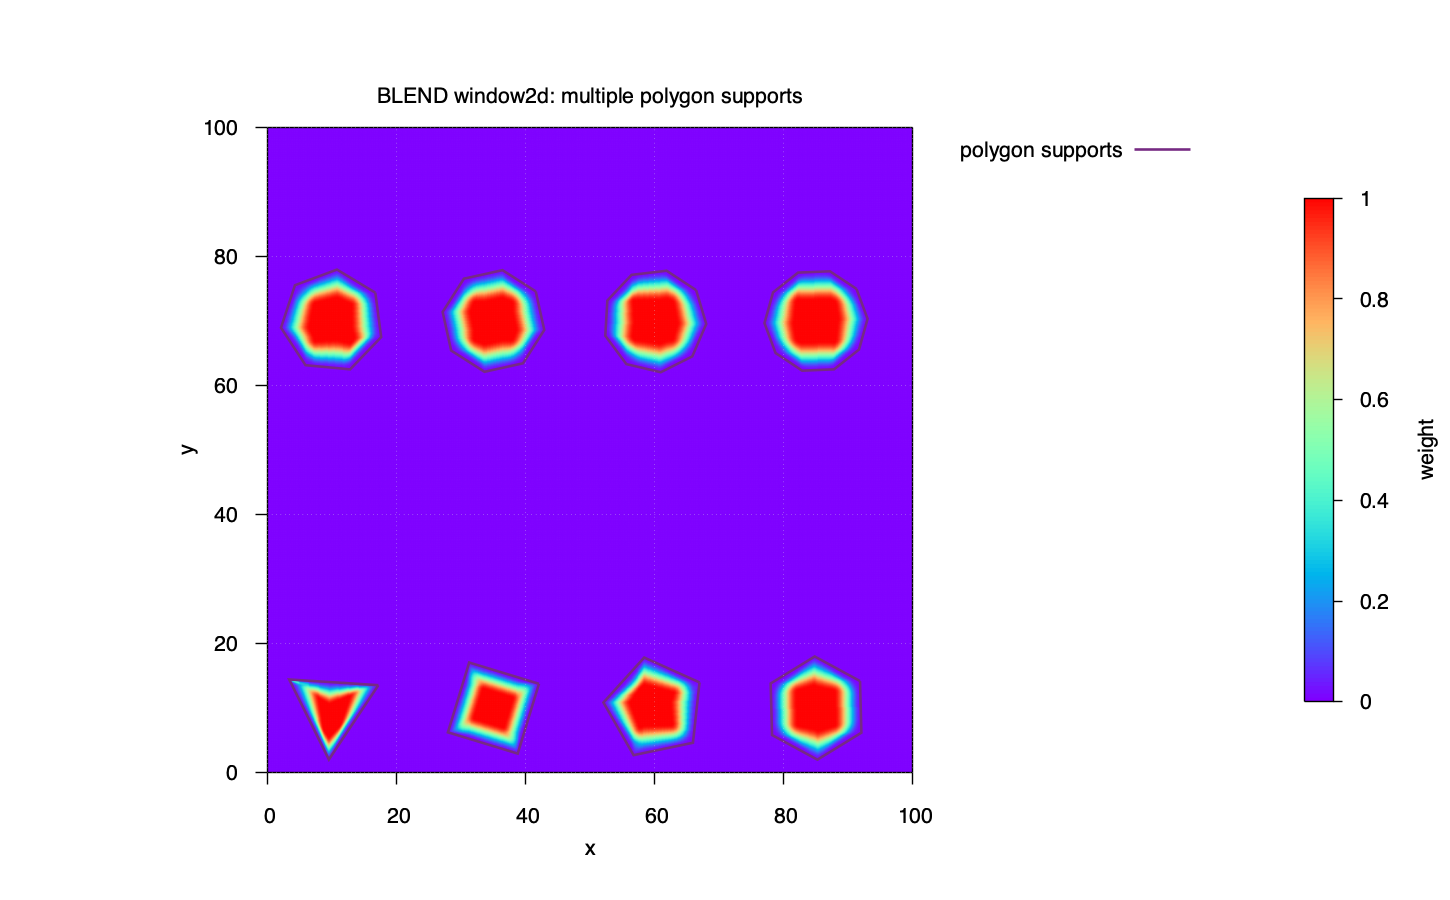

The gnuplot source for this figure:
set terminal pngcairo size 1450,900 enhanced font "Helvetica,16"
set output "ex05_window2d.png"
set title "BLEND window2d: multiple polygon supports"
set xlabel "x"
set ylabel "y"
set xrange [0:100]
set yrange [0:100]
set cbrange [0:1]
set palette rgb 33,13,10
set colorbox vertical user origin 0.90,0.22 size 0.020,0.56
set cblabel "weight" offset 1.5,0
set border lw 1.4
set tics out nomirror
set grid lw 0.8 lc rgb "#d9dee7"
set size ratio -1
set key outside right top spacing 1.25
set view map
set pm3d map interpolate 1,1 corners2color mean

splot "ex05_window2d_grid.txt" using 1:2:3 with pm3d notitle, \
      "ex05_window2d_polygons.txt" using 1:2:(1.02) with lines lw 2.6 lc rgb "#762a83" title "polygon supports"
